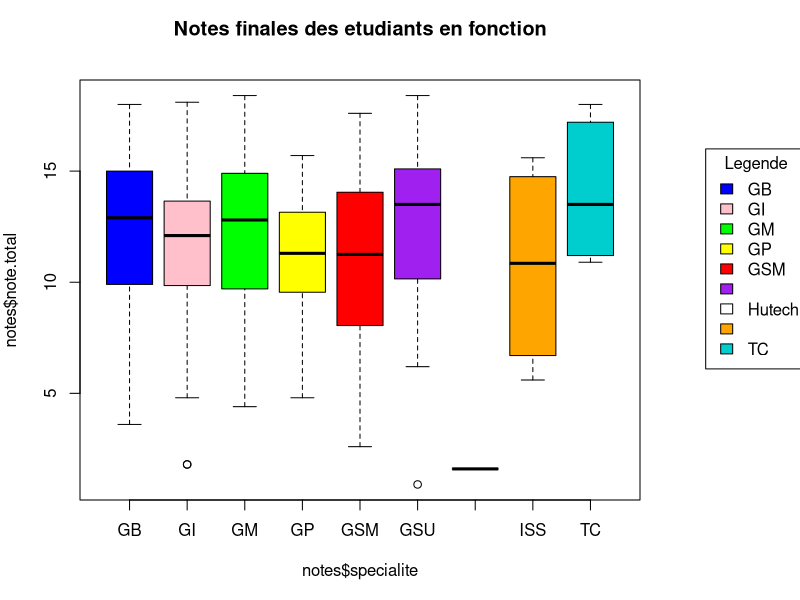
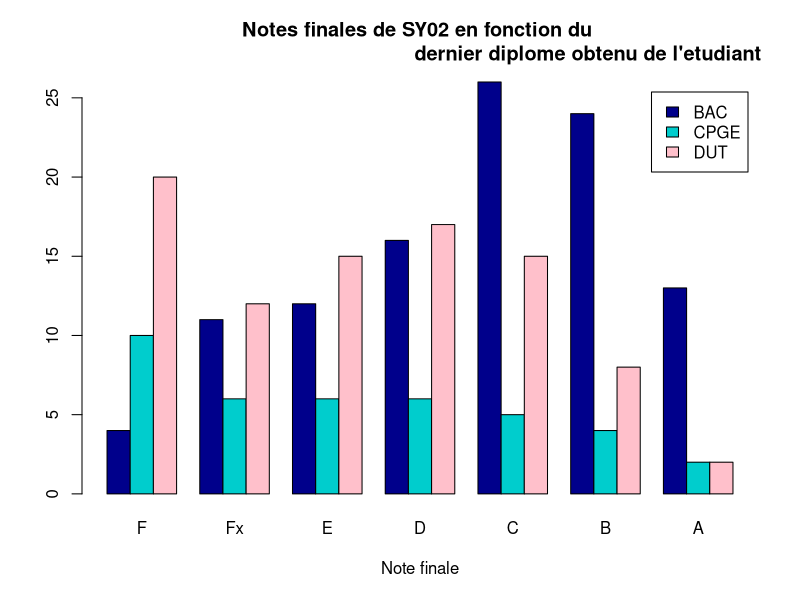
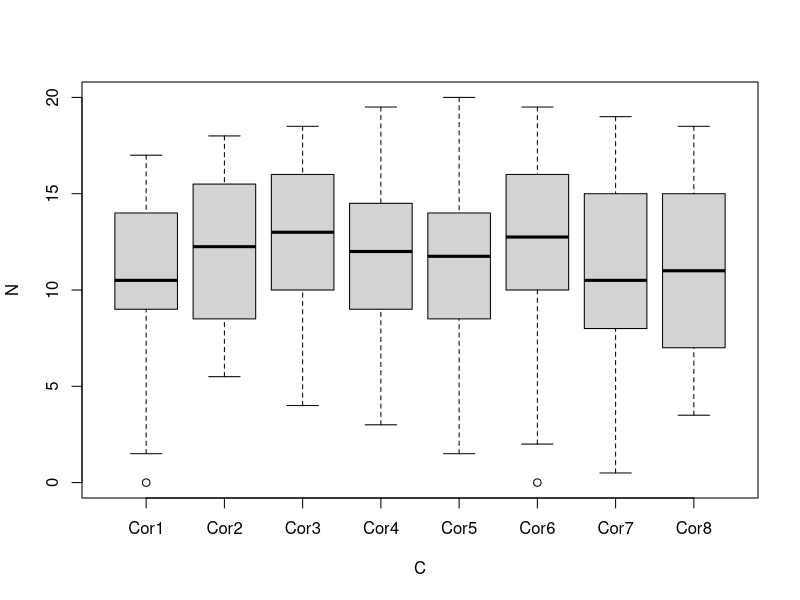

R code for these plots, in order:
notes <- read.csv("sy02-p2016.csv", na.strings="", header=T)
notes$nom <- factor(notes$nom, levels=notes$nom)
notes$correcteur.median <- factor(notes$correcteur.median, levels=c("Cor1","Cor2","Cor3","Cor4","Cor5","Cor6","Cor7","Cor8"))
notes$correcteur.final <- factor(notes$correcteur.final, levels=c("Cor1","Cor2","Cor3","Cor4","Cor5","Cor6","Cor7","Cor8"))
notes$niveau <- factor(notes$niveau, ordered=T)
notes$resultat <- factor(notes$resultat, levels=c("F","Fx","E","D","C","B","A"), ordered=T)

x11()
par(mar=c(5, 4, 4, 8), xpd=TRUE)
boxplot(notes$note.total~notes$specialite,col=c("blue","pink","green","yellow","red","purple","white","orange","cyan3"), main="Notes finales des etudiants en fonction
																															de leur branche")
legend(11,16,xpd=NA,inset=0.05, title="Legende",c("GB", "GI","GM", "GP","GSM" ,"", "Hutech","","TC"), 
	fill=c("blue","pink","green","yellow","red","purple","white","orange","cyan3"), horiz=FALSE)

x11()
counts <- table(notes$dernier.diplome.obtenu, notes$resultat)
selectcounts <- counts[c("BAC","CPGE","DUT"),]
barplot(selectcounts, main="Notes finales de SY02 en fonction du 
							dernier diplome obtenu de l'etudiant",
  xlab="Note finale", col=c("darkblue","cyan3","pink"),
 	legend = rownames(selectcounts), beside=TRUE)

x11()
N <- c(notes$note.median,notes$note.final)
C <- c(notes$correcteur.median,notes$correcteur.final)

boxplot(N~C)


